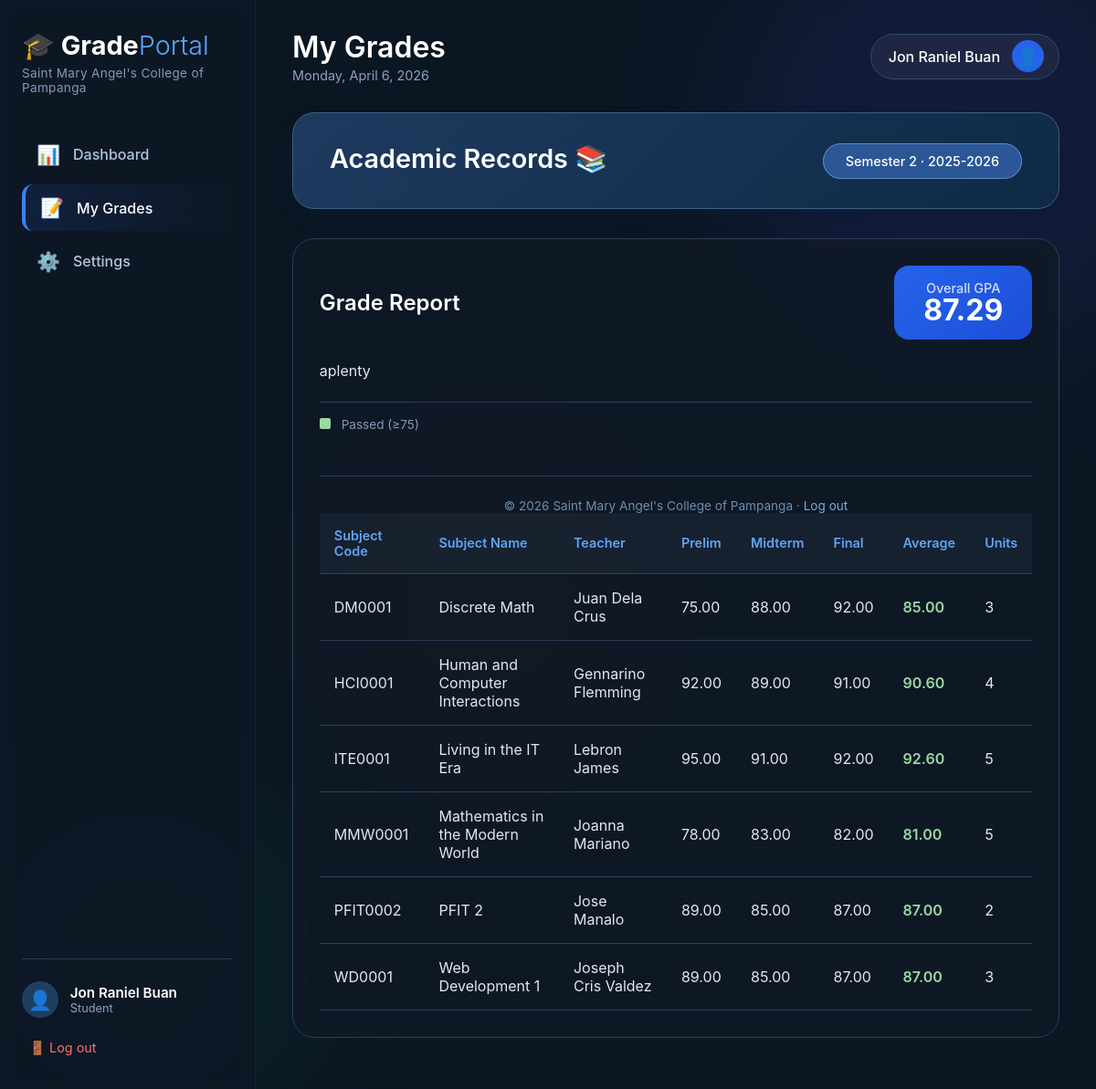
Page /grades.php (signed in) on the earlier database version.
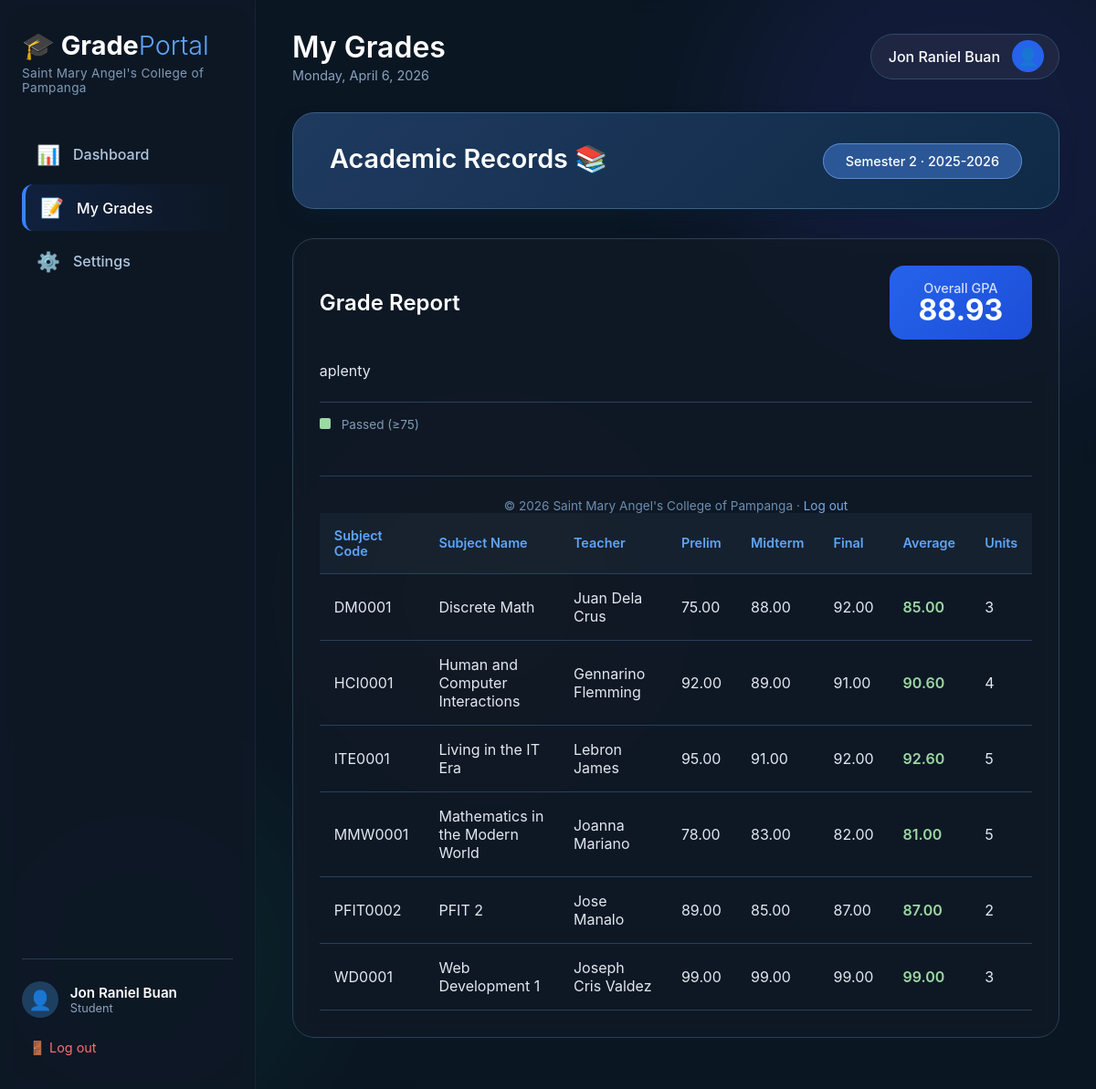
Same page on the later database version.
### tables this page shows
CREATE TABLE `grade` (
  `grade_id` int(11) NOT NULL,
  `student_id` int(11) NOT NULL,
  `subject_id` int(11) NOT NULL,
  `teacher_id` int(11) DEFAULT NULL,
  `school_year` varchar(20) DEFAULT NULL,
  `semester` varchar(20) DEFAULT NULL,
  `prelim_grade` decimal(5,2) DEFAULT NULL,
  `midterm_grade` decimal(5,2) DEFAULT NULL,
  `final_grade` decimal(5,2) DEFAULT NULL,
  `average_grade` decimal(5,2) DEFAULT NULL
);

CREATE TABLE `subject` (
  `subject_id` int(11) NOT NULL,
  `subject_code` varchar(20) NOT NULL,
  `subject_name` varchar(100) NOT NULL,
  `description` text DEFAULT NULL,
  `units` int(11) DEFAULT 1,
  `teacher_id` int(11) DEFAULT NULL
);

### grades.php (the view, shortened to what the changed rows need)
<?php
$host = 'localhost';
$dbname = 'school_grades_portal';
$username = 'root';
$password = '';
$conn = new mysqli($host, $username, $password, $dbname);
$user_id = isset($_SESSION['user_id']) ? $_SESSION['user_id'] : 0;
$user_type = isset($_SESSION['user_type']) ? $_SESSION['user_type'] : 'student';
$grades = [];
$overall_gpa = 0;
$total_units = 0;
$total_grade_points = 0;
if ($user_type == 'student') {
    $query = "SELECT
                g.grade_id,
                g.student_id,
                g.subject_id,
                g.school_year,
                g.semester,
                g.prelim_grade,
                g.midterm_grade,
                g.final_grade,
                g.average_grade,
                s.subject_code,
                s.subject_name,
                s.units,
                CONCAT(t.first_name, ' ', t.last_name) AS teacher_name
              FROM grade g
              JOIN subject s ON g.subject_id = s.subject_id
              LEFT JOIN teacher t ON g.teacher_id = t.teacher_id
              WHERE g.student_id = ?
              ORDER BY s.subject_code";
    $stmt = $conn->prepare($query);
    $stmt->bind_param("i", $user_id);
    $stmt->execute();
    $result = $stmt->get_result();
    while ($row = $result->fetch_assoc()) {
        $grades[] = $row;
        if ($row['average_grade'] && $row['units']) {
            $total_grade_points += $row['average_grade'] * $row['units'];
            $total_units += $row['units'];
        }
    }
    if ($total_units > 0) {
        $overall_gpa = $total_grade_points / $total_units;
    }
}
?>
<!DOCTYPE html>
<html lang="en">
<head>
  <link rel="stylesheet" href="homepage.css">
</head>
<body>
  <div class="dashboard-container">
    <main class="main-content">
      <header class="content-header">
        <div class="header-left">
          <h1 class="page-title"><?php echo $user_type == 'student' ? 'My Grades' : 'Grade Management'; ?></h1>
        </div>
      </header>
      <div class="welcome-card">
        <div class="welcome-message">
          <h2><?php echo $user_type == 'student' ? 'Academic Records 📚' : 'Grade Entry Panel 📝'; ?></h2>
        </div>
      </div>
      <?php if ($user_type == 'student'): ?>
      <div class="grades-container">
        <div class="grades-header">
          <h2>Grade Report</h2>
          <?php if ($overall_gpa > 0): ?>
          <div class="gpa-card">
            <div class="gpa-label">Overall GPA</div>
            <div class="gpa-value"><?php echo number_format($overall_gpa, 2); ?></div>
          </div>
          <?php endif; ?>
        </div>
        <?php if (count($grades) > 0): ?>
        <div class="grades-table-wrapper">
          <table class="grades-table">
            <thead>
              <tr>
                <th>Subject Code</th>
                <th>Subject Name</th>
                <th>Teacher</th>
                <th>Prelim</th>
                <th>Midterm</th>
                <th>Final</th>
                <th>Average</th>
                <th>Units</th>
              </tr>
            </thead>
            <tbody>
              <?php foreach ($grades as $grade): ?>
              <tr>
                <td><?php echo htmlspecialchars($grade['subject_code']); ?></td>
                <td><?php echo htmlspecialchars($grade['subject_name']); ?></td>
                <td><?php echo htmlspecialchars($grade['teacher_name'] ?? 'Not Assigned'); ?></td>
                <td><?php echo $grade['prelim_grade'] ? number_format($grade['prelim_grade'], 2) : '-'; ?></td>
                <td><?php echo $grade['midterm_grade'] ? number_format($grade['midterm_grade'], 2) : '-'; ?></td>
                <td><?php echo $grade['final_grade'] ? number_format($grade['final_grade'], 2) : '-'; ?></td>
                <td class="<?php echo ($grade['average_grade'] && $grade['average_grade'] >= 75) ? 'grade-passed' : ''; ?>">
                  <?php echo $grade['average_grade'] ? number_format($grade['average_grade'], 2) : '-'; ?>
                </td>
                <td><?php echo $grade['units']; ?></td>
              </tr>
              <?php endforeach; ?>
            </tbody>
        </div>
        <?php endif; ?>
      </div>
      <?php endif; ?>
    </main>
  </div>
</body>
</html>

Differences in the rows shown:
changed grade "WD0001": prelim_grade "89.00" → "99.00"; midterm_grade "85.00" → "99.00"; final_grade "87.00" → "99.00"; average_grade "87.00" → "99.00"
Other differences:
$overall_gpa: "87.29" → "88.93"
